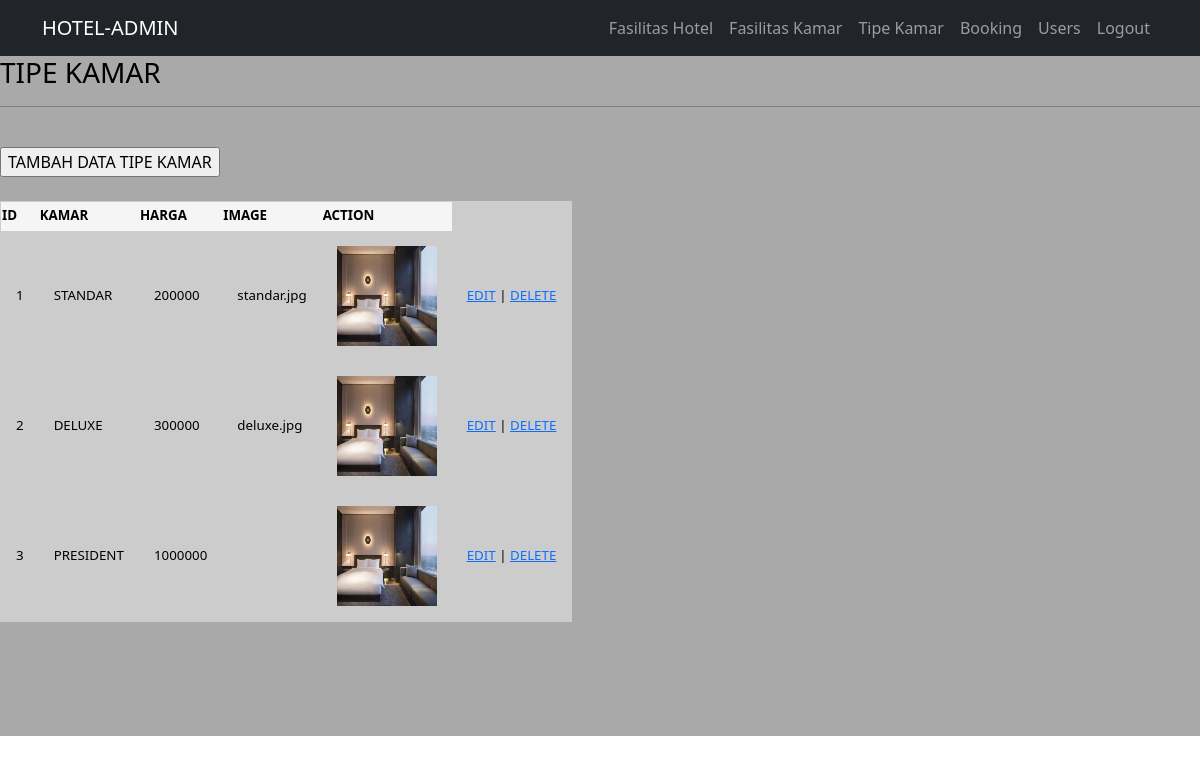
Screenshot of /admin/tipeKamar/tipeKamarView.php (signed in) with the database file from the repository.
### tables this page shows
CREATE TABLE `tipe_room` (
  `id` int(11) NOT NULL,
  `nama_room` varchar(244) NOT NULL,
  `harga` int(11) DEFAULT NULL,
  `img_room` text NOT NULL
);

### admin/tipeKamar/tipeKamarView.php (the view, shortened to what this page needs)
<?php
    include "../../koneksi/koneksi.php";
    require_once('../../navbar/navbar_admin.php');
    $queryTipeKamar = "SELECT * FROM tipe_room";
    $resultTipeKamar = mysqli_query($koneksi, $queryTipeKamar);
    $countTipeKamar = mysqli_num_rows($resultTipeKamar);
?>
<div class="kamar">
    <h3>TIPE KAMAR</h3>
    <hr /> <br />
    <a href="tipeKamarAdd.php"><input type="submit" name="add" class="buttonadm" value="TAMBAH DATA TIPE KAMAR"></a>
    <br> <br>
    <table border="1">
    <tr>
        <th><b>ID</b></th>
        <th><b>KAMAR</b></th>
        <th><b>HARGA</b></th>
        <th><b>IMAGE</b></th>
        <th><b>ACTION</b></th>
    </tr>
</div>
    <?php
        if($countTipeKamar > 0){
            while($dataTipeKamar = mysqli_fetch_array($resultTipeKamar, MYSQLI_NUM)){
                ?>
                <tr>
                    <td class = "value"><?php echo "$dataTipeKamar[0]";?></td>
                    <td class = "value"><?php echo "$dataTipeKamar[1]";?></td>
                    <td class = "value"><?php echo "$dataTipeKamar[2]";?></td>
                    <td class = "value"><?php echo "$dataTipeKamar[3]";?></td>
                    <td class = "value"><img width="100" height="100" src="../../images/deluxe.jpg?php echo $dataTipeKamar[3]; ?> title="<?php echo $dataTipeKamar[3];?>"></td>
                    <td>
                        <a href="tipeKamarEdit.php?id=<?php echo"$dataTipeKamar[0]"?>">EDIT</a> |
                        <a href="tipeKamarDelete.php?id=<?php echo"$dataTipeKamar[0]"?>">DELETE</a>
                    </td>
        <?php
            }
        }else{
            echo "<tr>
                <td colspan='9' align='center' height='20'>
                    <div>Belum Ada Data</div>
                </td>
            </tr>";
        }
        ?>
</body>
</html>

### navbar/navbar_admin.php (shortened to what this page needs)
<!DOCTYPE html>
<html lang="en">
<head>
    <link href="https://cdn.jsdelivr.net/npm/bootstrap@5.3.2/dist/css/bootstrap.min.css"
    rel="stylesheet">
</head>
<body>
<nav class="navbar navbar-expand-lg navbar-dark bg-dark">
        <div class="container">
            <a class="navbar-brand" href="../index.php">HOTEL-ADMIN</a>
            <div class="collapse navbar-collapse" id="navbarNav">
            <ul class="navbar-nav ms-auto ">
                    <li class="nav-item">
                        <a class="nav-link" href="../fasilitasHotel/fas_hotelView.php">Fasilitas Hotel</a>
                    </li>
                    <li class="nav-item">
                        <a class="nav-link" href="../fasilitasKamar/fas_kamarView.php">Fasilitas Kamar</a>
                    </li>
                    <li class="nav-item">
                        <a class="nav-link" href="../tipeKamar/tipeKamarView.php">Tipe Kamar</a>
                    </li>
                    <li class="nav-item">
                        <a class="nav-link" href="../pemesanan/bookingView.php">Booking</a>
                    </li>
                    <li class="nav-item">
                        <a class="nav-link" href="../user/userView.php">Users</a>
                    </li>
                    <li class="nav-item">
                        <a class="nav-link" href="../../auth/logout.php">Logout</a>
                    </li>
                </ul>
            </div>
        </div>
    </nav>
    </body>
</html>

### admin/tipeKamar/tipeKamarView.php (style rules this page uses)
.kamar { background-color: #A9A9A9; height: 680px; color: black; }
table { border-collapse: collapse; font-size: 10pt; border: 1px solid #cccccc; background-color: #cccccc; }
td { padding: 15px; height: 10px; }
th { background-color: whitesmoke; color: black; height: 30px; }

### rows the page displays
tipe_room: id "1", nama_room "STANDAR", harga "200000", img_room "standar.jpg"
tipe_room: id "2", nama_room "DELUXE", harga "300000", img_room "deluxe.jpg", img_room (picture)
tipe_room: id "3", nama_room "PRESIDENT", harga "1000000"
